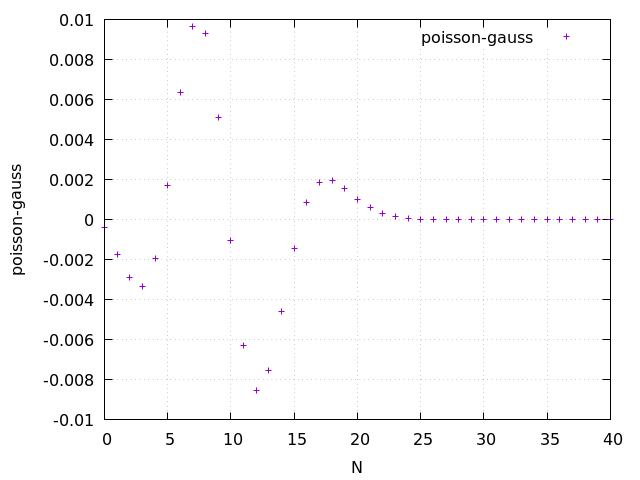

Write gnuplot code to recreate this figure.
#ポアソン分布とガウス分布の差10
set terminal pngcairo # 出力形式
set output "report1_5_10.png" # 出力ファイル名
 set xrange [*:*]# x 軸の範囲
set yrange [*:*]   # y 軸の範囲
set xlabel "N"  # x 軸のラベル
set ylabel "poisson-gauss"  # y 軸のラベル
set key right top  # 凡例の位置の指定（グラフの右下）, boxオプションで枠線で囲む
set grid x y          # x, y 方向にグリッドを描く
         # x目盛りの間隔の
               # y目盛りの間隔の設定

plot "report1_5_10.dat" using 1:2 title "poisson-gauss"